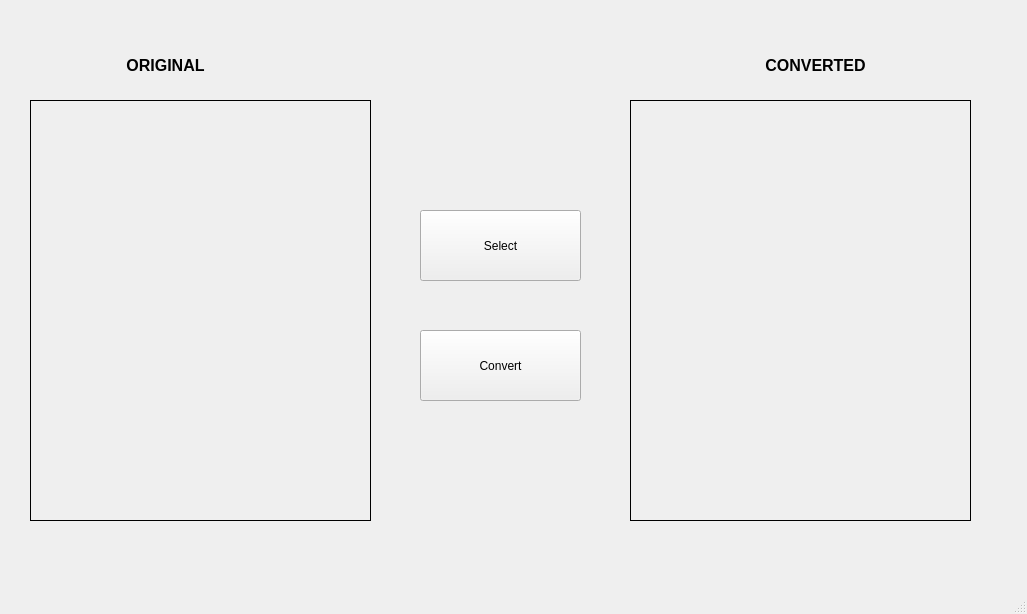
<?xml version="1.0" encoding="UTF-8"?>
<ui version="4.0">
 <class>MainWindow</class>
 <widget class="QMainWindow" name="MainWindow">
  <property name="geometry">
   <rect>
    <x>0</x>
    <y>0</y>
    <width>1027</width>
    <height>614</height>
   </rect>
  </property>
  <property name="windowTitle">
   <string>MainWindow</string>
  </property>
  <widget class="QWidget" name="centralwidget">
   <widget class="QPushButton" name="select_pb">
    <property name="geometry">
     <rect>
      <x>420</x>
      <y>210</y>
      <width>161</width>
      <height>71</height>
     </rect>
    </property>
    <property name="text">
     <string>Select</string>
    </property>
   </widget>
   <widget class="QPushButton" name="convert_pb">
    <property name="geometry">
     <rect>
      <x>420</x>
      <y>330</y>
      <width>161</width>
      <height>71</height>
     </rect>
    </property>
    <property name="text">
     <string>Convert</string>
    </property>
   </widget>
   <widget class="QLabel" name="img_before">
    <property name="geometry">
     <rect>
      <x>30</x>
      <y>100</y>
      <width>341</width>
      <height>421</height>
     </rect>
    </property>
    <property name="styleSheet">
     <string notr="true">border: 1px solid black;</string>
    </property>
    <property name="text">
     <string/>
    </property>
    <property name="scaledContents">
     <bool>true</bool>
    </property>
   </widget>
   <widget class="QLabel" name="img_after">
    <property name="geometry">
     <rect>
      <x>630</x>
      <y>100</y>
      <width>341</width>
      <height>421</height>
     </rect>
    </property>
    <property name="styleSheet">
     <string notr="true">border: 1px solid black;</string>
    </property>
    <property name="text">
     <string/>
    </property>
    <property name="scaledContents">
     <bool>true</bool>
    </property>
   </widget>
   <widget class="QLabel" name="label">
    <property name="geometry">
     <rect>
      <x>100</x>
      <y>30</y>
      <width>131</width>
      <height>71</height>
     </rect>
    </property>
    <property name="font">
     <font>
      <pointsize>12</pointsize>
      <weight>75</weight>
      <bold>true</bold>
     </font>
    </property>
    <property name="lineWidth">
     <number>9</number>
    </property>
    <property name="text">
     <string>ORIGINAL</string>
    </property>
    <property name="alignment">
     <set>Qt::AlignCenter</set>
    </property>
   </widget>
   <widget class="QLabel" name="label_2">
    <property name="geometry">
     <rect>
      <x>750</x>
      <y>30</y>
      <width>131</width>
      <height>71</height>
     </rect>
    </property>
    <property name="font">
     <font>
      <pointsize>12</pointsize>
      <weight>75</weight>
      <bold>true</bold>
     </font>
    </property>
    <property name="lineWidth">
     <number>9</number>
    </property>
    <property name="text">
     <string>CONVERTED</string>
    </property>
    <property name="alignment">
     <set>Qt::AlignCenter</set>
    </property>
   </widget>
  </widget>
  <widget class="QMenuBar" name="menubar">
   <property name="geometry">
    <rect>
     <x>0</x>
     <y>0</y>
     <width>1027</width>
     <height>26</height>
    </rect>
   </property>
  </widget>
  <widget class="QStatusBar" name="statusbar"/>
 </widget>
 <resources/>
 <connections/>
</ui>
